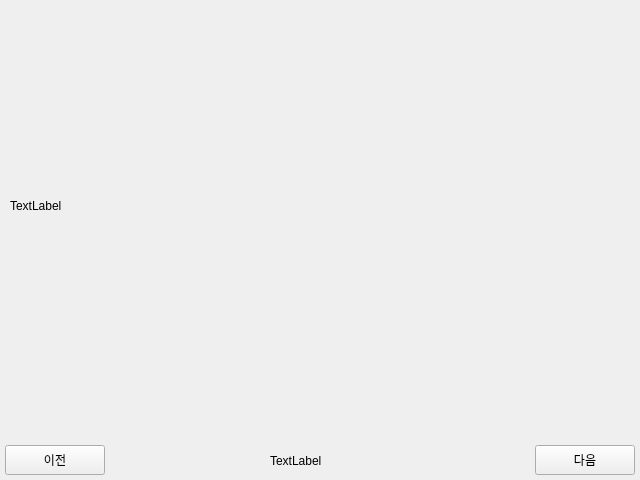
<?xml version="1.0" encoding="UTF-8"?>
<ui version="4.0">
 <class>Form</class>
 <widget class="QWidget" name="Form">
  <property name="geometry">
   <rect>
    <x>0</x>
    <y>0</y>
    <width>640</width>
    <height>480</height>
   </rect>
  </property>
  <property name="sizePolicy">
   <sizepolicy hsizetype="Expanding" vsizetype="Expanding">
    <horstretch>0</horstretch>
    <verstretch>0</verstretch>
   </sizepolicy>
  </property>
  <property name="windowTitle">
   <string>Form</string>
  </property>
  <widget class="QLabel" name="label">
   <property name="geometry">
    <rect>
     <x>10</x>
     <y>70</y>
     <width>361</width>
     <height>271</height>
    </rect>
   </property>
   <property name="sizePolicy">
    <sizepolicy hsizetype="Expanding" vsizetype="Expanding">
     <horstretch>0</horstretch>
     <verstretch>0</verstretch>
    </sizepolicy>
   </property>
   <property name="text">
    <string>TextLabel</string>
   </property>
  </widget>
  <widget class="QPushButton" name="nextBtn">
   <property name="geometry">
    <rect>
     <x>535</x>
     <y>445</y>
     <width>100</width>
     <height>30</height>
    </rect>
   </property>
   <property name="font">
    <font>
     <pointsize>9</pointsize>
     <weight>50</weight>
     <bold>false</bold>
    </font>
   </property>
   <property name="text">
    <string>다음</string>
   </property>
  </widget>
  <widget class="QPushButton" name="prevBtn">
   <property name="geometry">
    <rect>
     <x>5</x>
     <y>445</y>
     <width>100</width>
     <height>30</height>
    </rect>
   </property>
   <property name="text">
    <string>이전</string>
   </property>
  </widget>
  <widget class="QLabel" name="pageLabel">
   <property name="geometry">
    <rect>
     <x>270</x>
     <y>450</y>
     <width>111</width>
     <height>21</height>
    </rect>
   </property>
   <property name="text">
    <string>TextLabel</string>
   </property>
  </widget>
 </widget>
 <resources/>
 <connections/>
</ui>
